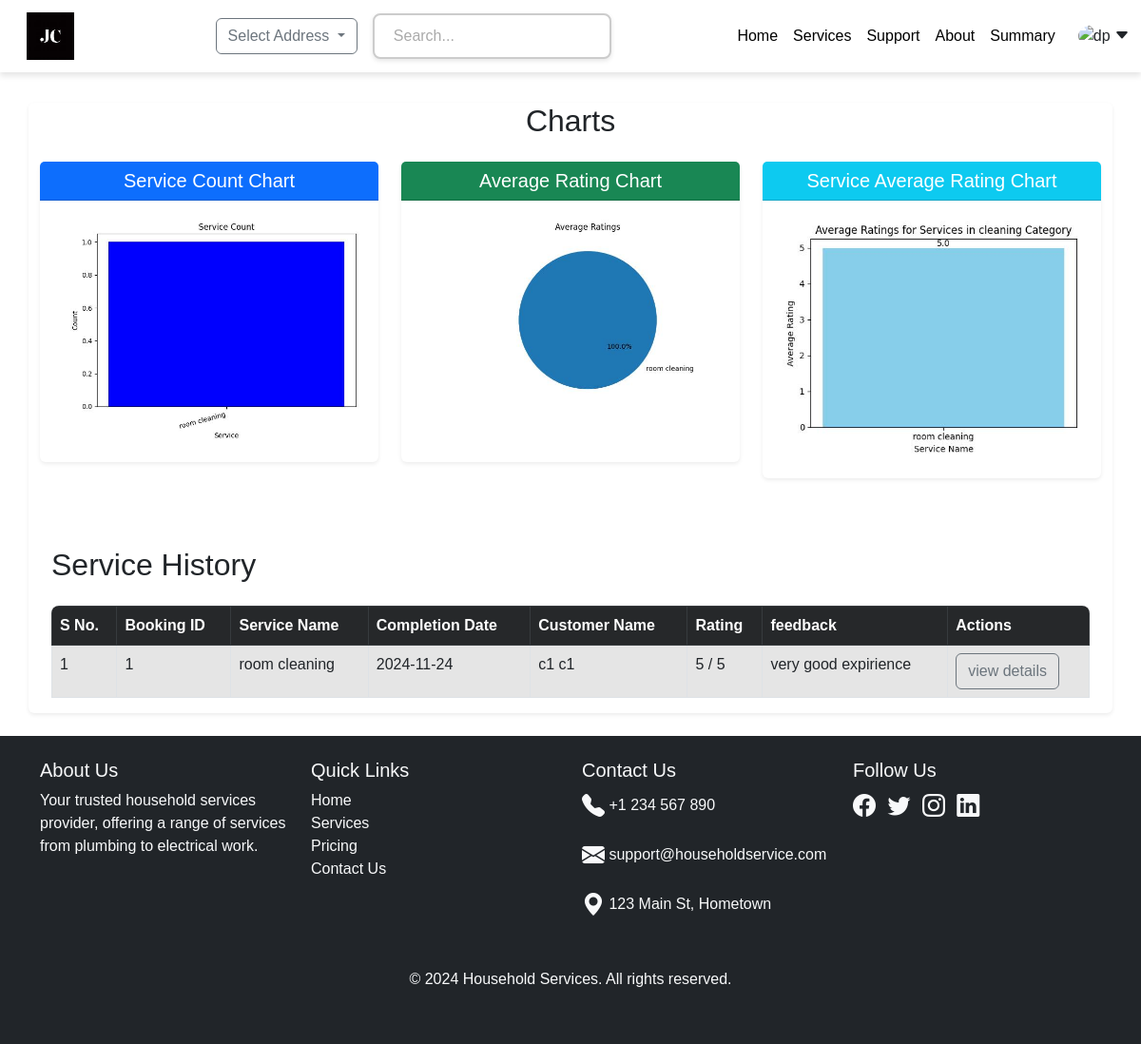
/summary (signed in), run on the app's committed database.
### app.py (models this page shows, shortened)
class Bookings(db.Model):
    __tablename__   = "Bookings"
    id              = db.Column(db.Integer, primary_key=True , autoincrement=True)
    cust_id         = db.Column(db.String(), db.ForeignKey("User.uuid") )
    professional_id = db.Column(db.String() , db.ForeignKey("Professional.uuid") )
    service_id      = db.Column(db.Integer, db.ForeignKey("Services.id") )
    status          = db.Column(db.String(), nullable=False ,default = "active")
    booking_date    = db.Column(db.Date, nullable=False ,  default = datetime.utcnow)
    request_date    = db.Column(db.Date)
    completion_date = db.Column(db.Date)
    feedback        = db.Column(db.String())
    rating          = db.Column(db.Integer, default=0)
    service = db.relationship("Services", backref="bookings", lazy=True )
    customer = db.relationship("User", back_populates="customer_bookings", lazy=True)   #customer
    professional = db.relationship("Professional" , backref="bookings" ,  lazy=True)
    updated_at      = db.Column(db.Date, default = datetime.utcnow )

class Services(db.Model):
    __tablename__   = "Services"
    id              = db.Column(db.Integer, primary_key=True , autoincrement=True)
    name            = db.Column(db.String(), nullable=False)
    description     = db.Column(db.String(), nullable=False)
    category_id     = db.Column(db.Integer, db.ForeignKey("ServiceCategory.id"), nullable=False)
    price           = db.Column(db.Integer, nullable=False)
    duration        = db.Column(db.Integer, nullable=False)
    rated_services  = db.Column(db.Integer, default=0 )
    rating_sum      = db.Column(db.Integer, default=0 )
    status          = db.Column(db.Boolean, default =True ) # service_status = active/inactive
    location        = db.Column(db.String())
    pincode         = db.Column(db.Integer)
    created_at      = db.Column(db.Date,default = datetime.utcnow)
    updated_at      = db.Column(db.Date,default = datetime.utcnow )
    category = db.relationship("ServiceCategory", back_populates="services")

class User(db.Model):
    __tablename__= "User"
    uuid         = db.Column(db.String(), primary_key=True)
    email        = db.Column(db.String(), nullable =False , unique = True )
    password     = db.Column(db.String(), nullable=False)
    firstname    = db.Column(db.String(), nullable=False)
    lastname     = db.Column(db.String(), nullable=False)
    address      = db.Column(db.String(), nullable=False)
    pincode      = db.Column(db.Integer, nullable=False)
    role_id      = db.Column(db.Integer, nullable=False)  # 1 - admin , 2 - Professional , 3- customer
    phone_number = db.Column(db.Integer, nullable=False)
    complaints_count = db.Column(db.Integer, default=0)
    created_at   = db.Column(db.Date, default = datetime.utcnow)
    updated_at   = db.Column(db.Date, default = datetime.utcnow )
    status       = db.Column(db.Boolean  , default = True  ) # active/inactive
    customer_bookings = db.relationship('Bookings', foreign_keys='Bookings.cust_id', back_populates='customer', lazy=True)

### app.py (the view, shortened to what this page needs)
@app.route("/summary",methods=["GET","POST"])
def summary():
    if "role_id" in session:
        if(session["role_id"]==2):
            prof_id = session["uuid"]
            service_count_plot = generate_service_count_chart(prof_id)
            service_count_plot.savefig(f"./static/images/professional_{prof_id}_service_count.jpeg")
            service_count_plot.clf()
            avg_rating_plot = generate_avg_rating_chart(prof_id)
            avg_rating_plot.savefig(f"./static/images/professional_{prof_id}_avg_rating.jpeg")
            avg_rating_plot.clf()
            generate_avg_rating_by_skill_plot = generate_avg_rating_by_skill_chart(prof_id)
            generate_avg_rating_by_skill_plot.savefig(f"./static/images/professional_{prof_id}_service_avg_rating.jpeg")
            generate_avg_rating_by_skill_plot.clf()
            service_history=Bookings.query.filter(Bookings.professional_id == prof_id, Bookings.status != "accepted" ).all()
            return render_template("/professional/professional_summary.html",service_history=service_history , prof_id=prof_id)
    return redirect("/")

### app.py (called while the page is built)
def generate_service_count_chart(prof_id):
    bookings = (
        Bookings.query.filter_by(professional_id=prof_id, status="closed")
        .join(Services, Bookings.service_id == Services.id)
        .add_columns(Services.name)
        .all()
    )
    service_counts = {}
    for booking in bookings:
        service_name = booking.name
        service_counts[service_name] = service_counts.get(service_name, 0) + 1
    x_names = list(service_counts.keys())
    y_counts = list(service_counts.values())
    plt.bar(x_names, y_counts, color="blue", width=0.4)
    plt.title("Service Count")
    plt.xlabel("Service")
    plt.ylabel("Count")
    plt.xticks(rotation=15, ha="right")
    return plt

def generate_avg_rating_chart(prof_id):
    bookings = (
        Bookings.query.filter_by(professional_id=prof_id, status="closed")
        .join(Services, Bookings.service_id == Services.id)
        .add_columns(Services.name, Bookings.rating)
        .all()
    )
    ratings = {}
    for booking in bookings:
        service_name = booking.name
        if service_name not in ratings:
            ratings[service_name] = []
        ratings[service_name].append(booking.rating)
    avg_ratings = {name: sum(ratings[name]) / len(ratings[name]) for name in ratings if ratings[name]}
    labels = list(avg_ratings.keys())
    sizes = list(avg_ratings.values())
    plt.pie(sizes, labels=labels, autopct="%1.1f%%", startangle=140)
    plt.title("Average Ratings")
    return plt

### templates/professional/professional_summary.html (shortened to what this page needs)
{%extends "base.html"%}
{%block content%}
<div class="container mt-5 bg-white rounded shadow-sm">
        {% if service_history %}
        <h2 class="text-center my-4">Charts</h2>
        <div class="row row-cols-1 row-cols-md-3 g-4">
            <div class="col">
                <div class="card shadow-sm border-0">
                    <div class="card-header bg-primary text-white text-center">
                        <h5 class="card-title m-0">Service Count Chart</h5>
                    </div>
                    <div class="card-body text-center">
                        <img class="img-fluid rounded"
                             src="{{ url_for('static', filename='images/professional_' ~ prof_id ~ '_service_count.jpeg') }}"
                             alt="Service Count Chart">
                    </div>
                </div>
            </div>
            <div class="col">
                <div class="card shadow-sm border-0">
                    <div class="card-header bg-success text-white text-center">
                        <h5 class="card-title m-0">Average Rating Chart</h5>
                    </div>
                    <div class="card-body text-center">
                        <img class="img-fluid rounded"
                             src="{{ url_for('static', filename='images/professional_' ~ prof_id ~ '_avg_rating.jpeg') }}"
                             alt="Average Rating Chart">
                    </div>
                </div>
            </div>
            <div class="col">
                <div class="card shadow-sm border-0">
                    <div class="card-header bg-info text-white text-center">
                        <h5 class="card-title m-0">Service Average Rating Chart</h5>
                    </div>
                    <div class="card-body text-center">
                        <img class="img-fluid rounded"
                             src="{{ url_for('static', filename='images/professional_' ~ prof_id ~ '_service_avg_rating.jpeg') }}"
                             alt="Service Average Rating Chart">
                    </div>
                </div>
            </div>
        </div>
    {% else %}
        <p>No service history found for this professional.</p>
    {% endif %}
    <br>
    <div id="mybookings" class="container mt-5 mb-4">
        <h2 class="mb-4">Service History</h2>
            {% if service_history %}
            <div class="table-responsive" style="max-height: 400px; overflow-y: auto;">
                <table class="table table-bordered table-hover">
                    <thead class="table-dark">
                        <tr>
                            <th>S No.</th>
                            <th>Booking ID</th>
                            <th>Service Name</th>
                            <th>Completion Date</th>
                            <th>Customer Name</th>
                            <th>Rating</th>
                            <th>feedback</th>
                            <th>Actions</th>
                        </tr>
                    </thead>
                    <tbody>
                        {% for booking in service_history %}
                            <tr class="{% if loop.index % 2 == 0 %}table-light {% else %}table-active{% endif %}">
                                    <td>{{loop.index}}</td>
                                    <td>{{booking.id}}</td>
                                    <td>{{ booking.service.name }}</td>
                                    <td>{{booking.completion_date}}</td>
                                    <td>{{booking.customer.firstname}} {{booking.customer.lastname}}</td>
                                    <td>{{ booking.rating }} / 5</td>
                                    <td>{{ booking.feedback }}</td>
                                    <td>
                                        <button type="button" class="btn btn-outline-secondary" data-bs-toggle="modal" data-bs-target="#bookingModal{{ booking.id }}">
                                            view details
                                        </button>
                                    </td>
                                </tr>
                        {% endfor %}
                    </tbody>
                </table>
            </div>
        {% else %}
            <p>No History available at the moment.</p>
        {% endif %}
    </div>
</div>
{%endblock%}

### templates/base.html (shortened to what this page needs)
<!DOCTYPE html>
<html lang="en">
  <head>
    <link
      href="https://cdnjs.cloudflare.com/ajax/libs/bootstrap/5.3.0/css/bootstrap.min.css"
      rel="stylesheet"
    />
    <link
      href="https://cdnjs.cloudflare.com/ajax/libs/bootstrap-icons/1.10.0/font/bootstrap-icons.min.css"
      rel="stylesheet"
    />
    <link
      href="{{url_for('static',filename='css/base.css')}}"
      rel="stylesheet"
    />
  </head>
  <body>
    <nav class="navbar navbar-expand-lg">
      <div class="container-fluid">
        <a class="navbar-brand d-flex align-items-center ms-3" href="/">
          <img
            src="{{url_for('static' , filename='pic/JC_logo.png')}}"
            alt="Logo"
            class="me-2 navbar-logo"
          />
        </a>
        <div
          class="collapse navbar-collapse justify-content-center"
          id="navbarNav"
        >
          <div class="navbar-center">
            <div class="dropdown me-3">
              <button
                class="btn btn-outline-secondary dropdown-toggle"
                type="button"
                id="addressDropdown"
                data-bs-toggle="dropdown"
                aria-expanded="false"
              >
                Select Address
              </button>
            </div>
            <form id="search-form" action="/viewservice" method="GET" class="d-inline-block position-relative">
              <input
                type="text"
                class="search-bar"
                name="query_global"
                id="search-input"
                placeholder="Search..."
                value="{{ request.args.get( 'query_global') or search}}"
                required
              />
            </form>
          </div>
        <div class="d-flex align-items-center">
          <ul class="navbar-nav me-3">
            <li class="nav-item">
              <a class="nav-link underline-effect" href="/">Home</a>
            </li>
            <li class="nav-item">
              <a class="nav-link underline-effect" href="/viewservice">Services</a>
            </li>
            <li class="nav-item">
              <a class="nav-link underline-effect" href="/#footer">Support</a>
            </li>
            <li class="nav-item">
              <a class="nav-link underline-effect " href="/aboutus">About</a>
            </li>
            {%if session['signedin']%}
            <li class="nav-item">
              <a class="nav-link underline-effect" href="/summary">Summary</a>
            </li>
            {%endif%}
          </ul>
        </div>
        </div>
        {%if session['signedin']%}
        <div class="dropdown">
          <img
            src="https://lh3.googleusercontent.com/lNYd4dMKDTYzZdZi0dJDOvoRwjgzOdo6w5EGB_YKv308rIEEC87NKH6fn0P-JBjZwVjWrCqdErK3LV_-jjunjGEBZ1P8lrbWaRE0vZtH=s192"
            class="rounded-circle profile-pic"
            alt="dp"
            data-bs-toggle="dropdown"
            aria-expanded="false"
          />
          <i class="bi bi-caret-down-fill"></i>
        </div>
        {%endif%}
      </div>
    </nav>
<div style="min-height: 80vh;"  >
    {% block content %} {% endblock %}
</div>
    <footer id="footer" class=" bg-dark text-light pt-4">
      <div class="container">
        <div class="row">
          <div class="col-md-3 mb-3">
            <h5>About Us</h5>
            <p>
              Your trusted household services provider, offering a range of
              services from plumbing to electrical work.
            </p>
          </div>
          <div class="col-md-3 mb-3">
            <h5>Quick Links</h5>
            <ul class="list-unstyled">
              <li><a href="#" class="text-light">Home</a></li>
              <li><a href="#" class="text-light">Services</a></li>
              <li><a href="#" class="text-light">Pricing</a></li>
              <li><a href="#" class="text-light">Contact Us</a></li>
            </ul>
          </div>
          <div class="col-md-3 mb-3">
            <h5>Contact Us</h5>
            <p><i class="bi bi-telephone-fill"></i> +1 234 567 890</p>
            <p>
              <i class="bi bi-envelope-fill"></i> support@householdservice.com
            </p>
            <p><i class="bi bi-geo-alt-fill"></i> 123 Main St, Hometown</p>
          </div>
          <div class="col-md-3 mb-3">
            <h5>Follow Us</h5>
            <a href="#" class="text-light me-2"
              ><i class="bi bi-facebook"></i
            ></a>
            <a href="#" class="text-light me-2"
              ><i class="bi bi-twitter"></i
            ></a>
            <a href="#" class="text-light me-2"
              ><i class="bi bi-instagram"></i
            ></a>
            <a href="#" class="text-light"><i class="bi bi-linkedin"></i></a>
          </div>
        </div>
        <div class="text-center mt-3">
          <p>&copy; 2024 Household Services. All rights reserved.</p>
        </div>
      </div>
    </footer>
  </body>
</html>

### static/css/base.css (style rules this page uses)
.navbar { position: fixed; top: 0; width: 100%; z-index: 1000; backdrop-filter: blur(10px); background-color: rgba(255, 255, 255, 0.3); box-shadow: 0 4px 6px rgba(0, 0, 0, 0.1); }
.nav-link { color: black !important; position: relative; text-decoration: none; }
.nav-link.underline-effect::after { content: ""; position: absolute; left: 0; bottom: -2px; width: 0; height: 2px; transform: scaleX(0); background-color: black; transition: width 0.3s ease; }
.navbar-logo { max-height: 50px; height: auto; width: auto; }
.profile-pic { max-height: 40px; height: auto; width: auto; }
body { background-color: rgb(255, 255, 255); padding-top: 60px; }
.navbar-center { display: flex; justify-content: center; align-items: center; width: 100%; }
.search-bar { width: 100%; padding: 10px 20px; border: 2px solid #ccc; border-radius: 8px; box-shadow: 0 2px 5px rgba(0, 0, 0, 0.1); font-size: 16px; transition: border-color 0.3s; }
.search-bar::placeholder { color: #aaa; opacity: 1; }
footer { background-color: #2c3e50; color: #fff; padding: 40px 0; width:100%; position: relative; }
footer a { color: #bdc3c7; text-decoration: none; }
footer i { font-size: 1.5rem; vertical-align: middle; }
footer .bi { transition: color 0.3s ease; }
body { background-color: #ffffff; font-family: Arial, sans-serif; }
.table-responsive { border-radius: 8px; }

### templates/professional/professional_summary.html (style rules this page uses)
.table-responsive { position: relative; }
.table thead th { position: sticky; top: 0; background-color: #26282a; z-index: 1; }

### data on the page
Bookings: id "1", service.name "room cleaning", completion_date "2024-11-24", customer.firstname "c1", customer.lastname "c1", rating "5", feedback "very good expirience"
